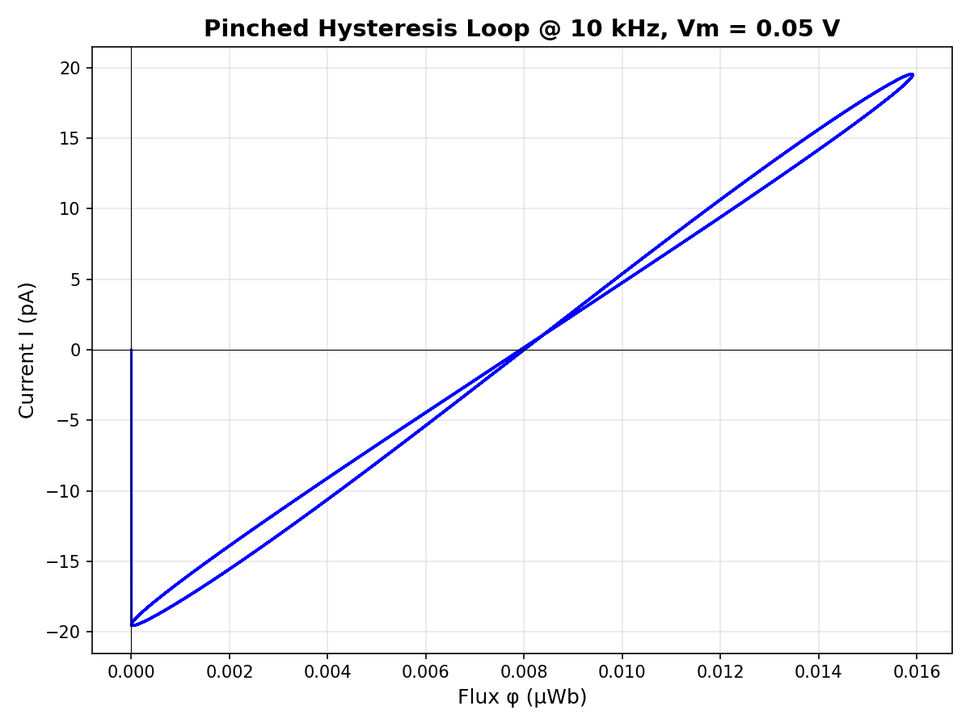
#> input picture phl_0.05V.png, 970 x 727 px, shrunk from 1200 x 900 before the run
$ python create_collage.py
#> lines starting #> are read from the running program, lines starting #| are printed output that depends on the picture
import matplotlib.pyplot as plt
import matplotlib.image as mpimg
import os

# Image files in order
files = [
    "phl_0.05V.png",
    "phl_0.1V.png",
    "phl_0.2V.png",
    "phl_0.3V.png",
    "phl_0.4V.png",
    "phl_0.5V.png"
]

# Create 2x3 grid
fig, axes = plt.subplots(2, 3, figsize=(15, 10))
axes = axes.flatten()

voltages = ["0.05 V", "0.1 V", "0.2 V", "0.3 V", "0.4 V", "0.5 V"]

for i, (ax, file, volt) in enumerate(zip(axes, files, voltages)):
    img = mpimg.imread(file)
#> img is the input picture: shape (727, 970, 4) float32; mean R, G, B, A 0.969, 0.969, 0.979, 1
    ax.imshow(img)
    ax.set_title(f"Vm = {volt}", fontsize=14, fontweight='bold')
    ax.axis('off')

plt.suptitle("Pinched Hysteresis Loops at Different Input Voltages (10 kHz)", fontsize=18, fontweight='bold')
plt.tight_layout()
plt.savefig("cumulative_collage.png", dpi=150)
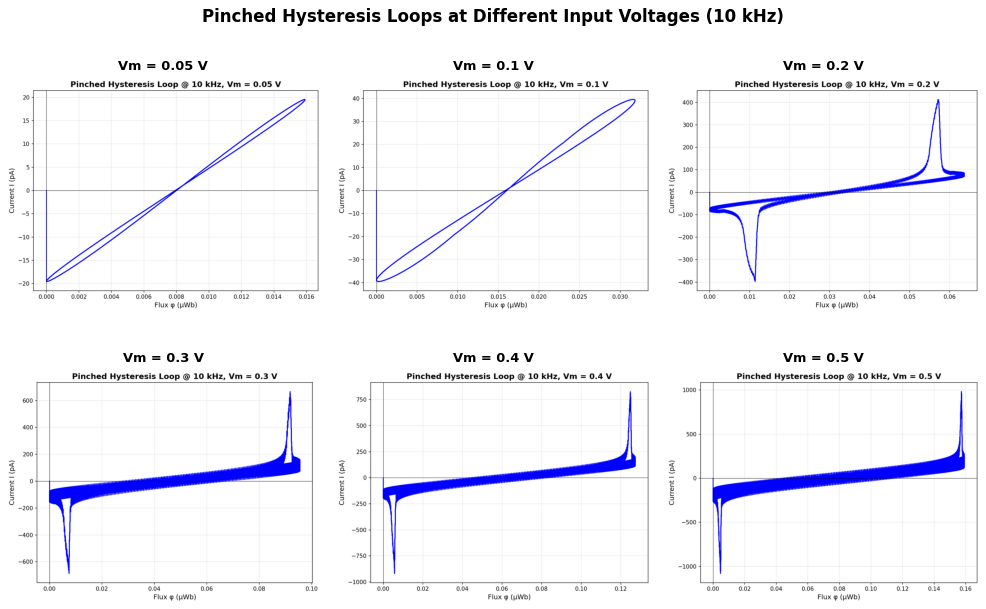
#> figure drawn by matplotlib, 6 panels
plt.show()
print("Collage saved as cumulative_collage.png")
